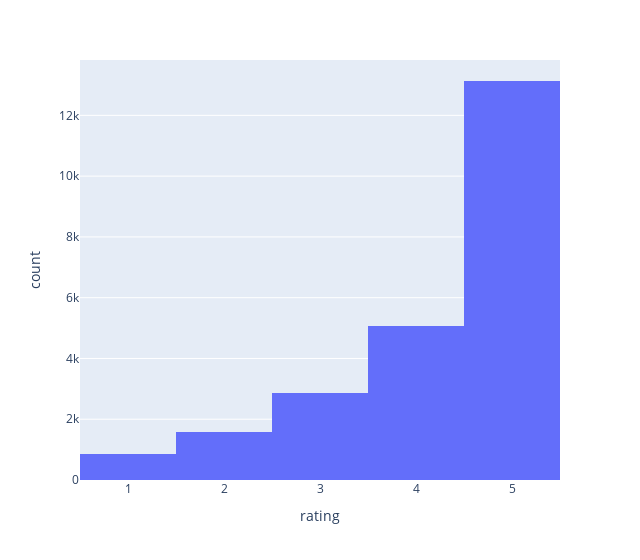

Notebook cell for this chart:
### Code cell
fig = px.histogram(df, x='rating')
fig.update_layout(width=640)
fig.show()

### Figure 1 — Plotly figure (JSON) as saved in the notebook; plotly's stock layout.template omitted (floating-point values rounded to 4 significant figures; data arrays with more than 128 entries replaced by an {"elided": "..."} marker saying what was removed)
{"data": [{"alignmentgroup": "True", "bingroup": "x", "hovertemplate": "rating=%{x}<br>count=%{y}<extra></extra>", "legendgroup": "", "marker": {"color": "#636efa", "pattern": {"shape": ""}}, "name": "", "offsetgroup": "", "orientation": "v", "showlegend": false, "type": "histogram", "x": {"elided": "23486 int values"}, "xaxis": "x", "yaxis": "y"}], "layout": {"barmode": "relative", "legend": {"tracegroupgap": 0}, "margin": {"t": 60}, "width": 640, "xaxis": {"anchor": "y", "domain": [0, 1], "title": {"text": "rating"}}, "yaxis": {"anchor": "x", "domain": [0, 1], "title": {"text": "count"}}}}
